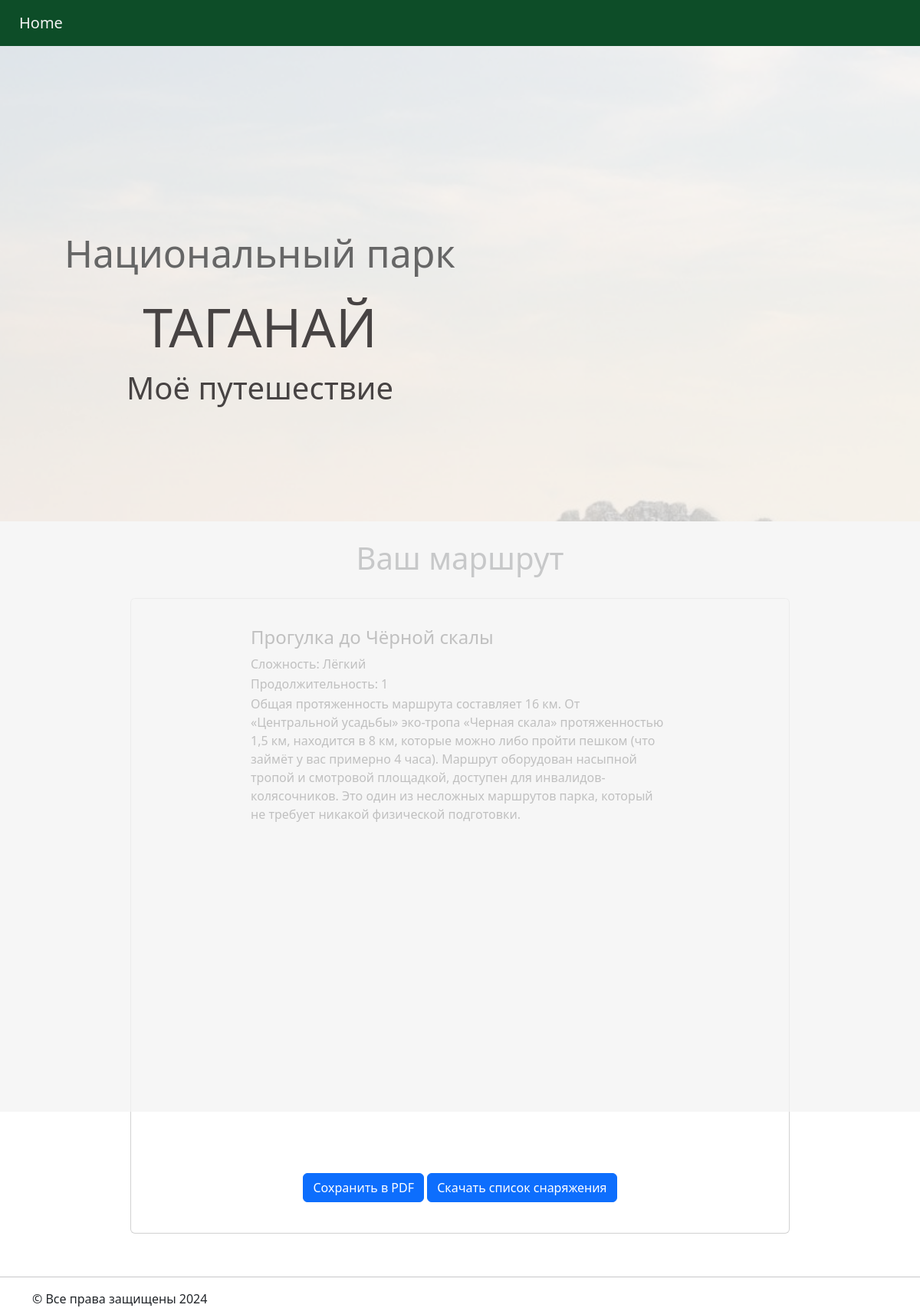
The page /route/4/ on the database its author committed.
### naturetrail/models.py (models this page shows)
class Route(models.Model):
    DIFICULT_CHOICES = (
        ("Лёгкий", "Лёгкий"),
        ("Средний", "Средний"),
        ("Сложный", "Сложный"),
        ("Выживание", "Выживание"),
    )
    name = models.CharField(max_length=320, default='generated-route')
    duration = models.PositiveSmallIntegerField()
    level_of_hardness = models.CharField(max_length=20,
                                         choices=DIFICULT_CHOICES, )
    description = models.TextField()
    price_of_accommodation = models.PositiveSmallIntegerField(default=0)
    picture = models.ImageField(upload_to='naturetrail/static/images', null=True)
    equipment = models.FileField(upload_to='naturetrail/static/equipments',null=True)
    water = models.CharField(max_length=320)
    points = models.ManyToManyField('Point', through='RoutePoint')

### naturetrail/views.py (the view)
# urls.py: path('route/<int:route_id>/', views.route_detail, name='route_detail'),
def route_detail(request, route_id):
    try:
        route = Route.objects.get(pk=route_id)
        data = prepare_data_for_ready_route(route)
    except Route.DoesNotExist:
        return render(request, 'error.html', {'error_message': 'Маршрут не найден'})
    print(data)
    return render(request, 'route_detail.html', data)

### naturetrail/views.py (called while the page is built)
def prepare_data_for_ready_route(_route):
    original_picture_path = _route.picture.name
    to_remove = "naturetrail/static/"
    picture_path = original_picture_path.removeprefix(to_remove)
    points = _route.points.all()
    equipment_file = _route.equipment
    points_data = [{'name': point.name, 'latitude': point.latitude, 'longitude': point.longitude} for point in points]
    return {
        'form': "form",
        'description_h': _route.description,
        'picture_h': picture_path,
        'name_h': _route.name,
        'dificult_h': _route.level_of_hardness,
        'water_h': _route.water,
        'duration_h': _route.duration,
        'points_data': json.dumps(points_data),
        'equipment_content': equipment_file
    }

### naturetrail/templates/route_detail.html (shortened to what this page needs)
<!DOCTYPE html>
<html lang="en">
<head>
    {% load static %}
    <link href="{% static 'css/bootstrap.min.css' %}" rel="stylesheet" type="text/css">
    <link href="/static/css/main.css" rel="stylesheet" type="text/css">
</head>
<body>
<nav class="navbar navbar-expand-lg fixed-top" id="menu">
    <a class="navbar-brand" href="/">Home</a>
</nav>
<header class="header_route_detail">
    <div class="overlay_route_detail"></div>
    <div class="container">
        <div class="row">
            <div class="col-md-6 d-flex justify-content-between">
                <div class="description text-center">
                    <h3>
                        <p>
                            Национальный парк
                        </p>
                        ТАГАНАЙ
                    </h3>
                    <div class="preview2">Моё путешествие</div>
                </div>
            </div>
        </div>
    </div>
</header>
<div class="gener" id="gener">
    <div class="container">
        <h1 class="text-center mt-4">Ваш маршрут</h1>
        <div class="row">
            <div class="one">
                <div class="card" id="card">
                    <div class="card-body" id="card-body">
                        <h4 class="card-title">{{name_h}}</h4>
                        <p class="card1-text">Сложность: {{ dificult_h }}</p>
                        <p class="card1-text">Продолжительность: {{ duration_h }}</p>
                        <p class="card-text4">{{ description_h }}</p>
                    </div>
                    <div id="map" style="width: 600px; height: 400px"></div>
                    <div class="container text-center mt-4">
                        <button id="save-pdf" class="btn btn-primary">Сохранить в PDF</button>
                        <button id="download-equipment" data-equipment-file="{{ equipment_content }}" class="btn btn-primary">Скачать список снаряжения</button>
                    </div>
                </div>
            </div>
        </div>
    </div>
</div>
<hr>
<footer class="container">
    &copy; Все права защищены 2024
</footer>
</body>
</html>

### naturetrail/static/css/main.css (style rules this page uses)
.navbar { background:#0d4d28; padding: 10px 10px 10px 10px; }
.nav-link , .navbar-brand { margin-left: 15px; color: #f4f4f4; cursor: pointer; }
.header_route_detail { height: 85vh; background-image: url('/static/img/taganay_main_fon1.jpg'); background-attachment: fixed; background-size: cover; background-position: center; }
.overlay_route_detail { position: absolute; height: 85%; min-width: 100%; left: 0; top: 0; background: rgba(244, 244, 244, 0.79); z-index: 1; }
.description { position: absolute; top: 15%; margin: 5px 30px 30px 10px; padding: 2em; z-index: 2; }
.description h3 { font-size: 70px; color:#474343 ; }
.description p { text-align: center; color:#666; font-size: 50px; width:100%; line-height: 1.5; }
.card1-text { margin-bottom:2px; color:#000000; }
.preview2 { font-size: 40px; color:#474343; }
.one { padding: 20px 140px 40px 140px; text-aligin:center; }
.gener .card { padding: 20px 140px 40px 140px; }
.card-text4 { font-size:18; }
.card-body { text-decoration: none; color: black; }

### rows shown on the page
Route: name "Прогулка до Чёрной скалы", level_of_hardness "Лёгкий", description "Общая протяженность маршрута составляет 16 км. От «Центральной усадьбы» эко-тропа «Черная скала» протяженностью 1,5 км, находится в 8 км, которые можно либо пройти пешком (что займёт у вас примерно 4 часа). Маршрут оборудован насыпной тропой и смотровой площадкой, доступен для инвалидов-колясочников. Это один из несложных маршрутов парка, который не требует никакой физической подготовки."

### other values the page prints
{{ duration_h }} "1"
